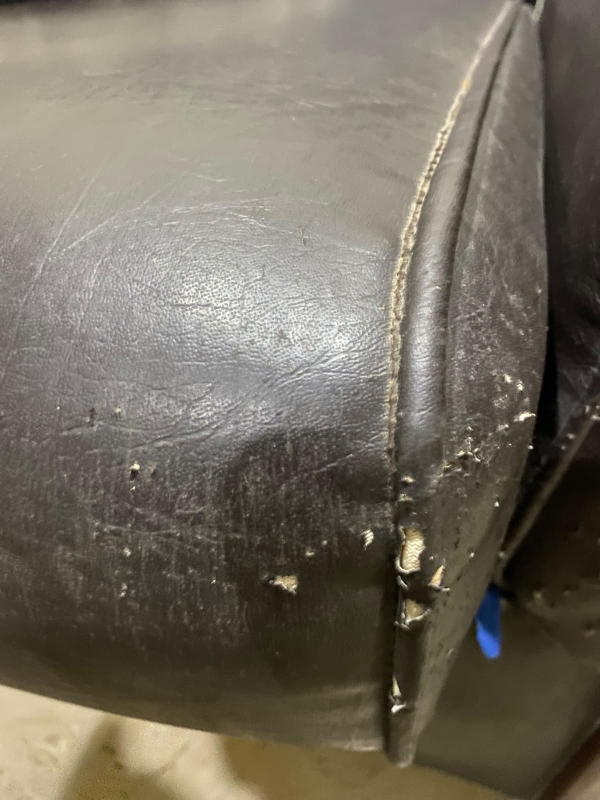
#> input picture test_leather.jpg, 1200 x 1600 px, given in place of video, which was not available (shown at 1/2 size)
$ python test_live_camera.py
#> lines starting #> are read from the running program, lines starting #| are printed output that depends on the picture; after the words box and inside, x2 and y2 are one past the last pixel; in counts of white or black regions, pixels touching at a corner belong together; pictures that were not available may be replaced by others from this repository, and a replacement may not be noted
#> in main, frame is the input picture: shape (1600, 1200, 3); mean B, G, R 97.1, 109.9, 116.6
### src/camerainspection/vision/station1/surface_analysis.py
"""Surface anomaly analysis for leather / rexene panel inspection (Station 1).

Two modes (selected automatically at construction time):

  ONNX mode (preferred):
    Loads models/station_1/model.onnx — an Anomalib PatchCore export.
    Input : float32 [2, 3, H, W]  (image duplicated along batch dim, normalised)
    Outputs: pred_score [2], pred_label [2], anomaly_map [2,1,256,256],
             pred_mask [2,1,256,256]
    The anomaly_map is upscaled to the ROI size, thresholded, and connected
    components are labelled with defect types via the same geometric classifier
    as the heuristic path.

  Heuristic mode (fallback — no model file):
    Gaussian background-subtraction + morphological clean-up, same as before.
"""

from __future__ import annotations

import logging
import os
from dataclasses import dataclass
from enum import StrEnum
from pathlib import Path

import cv2
import numpy as np

logger = logging.getLogger(__name__)

# Default model path relative to project root (two levels up from this file's package)
_DEFAULT_MODEL_PATH = Path(__file__).resolve().parents[4] / "models" / "station_1" / "model.onnx"


def suppress_glare(
    bgr_image: np.ndarray,
    threshold: int = 240,
    inpaint_radius: float = 3.0,
    method: int = cv2.INPAINT_TELEA,
) -> np.ndarray:
    """Suppress specular highlights / glare on leather/rexene panels using LAB L-channel thresholding and inpainting."""
#> called with threshold = 240, inpaint_radius = 3, method = 1
    if bgr_image is None or bgr_image.size == 0:
        return bgr_image

    lab = cv2.cvtColor(bgr_image, cv2.COLOR_BGR2Lab)
#> lab: shape (1600, 1200, 3); mean of channels 0, 1, 2 116.7, 128.4, 136.2
    l_channel = lab[:, :, 0]
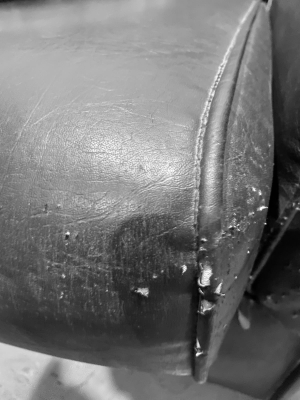
#> l_channel: shape (1600, 1200) (shown at 1/4 size); min 0, max 255, mean 116.7

    _, glare_mask = cv2.threshold(l_channel, threshold, 255, cv2.THRESH_BINARY)
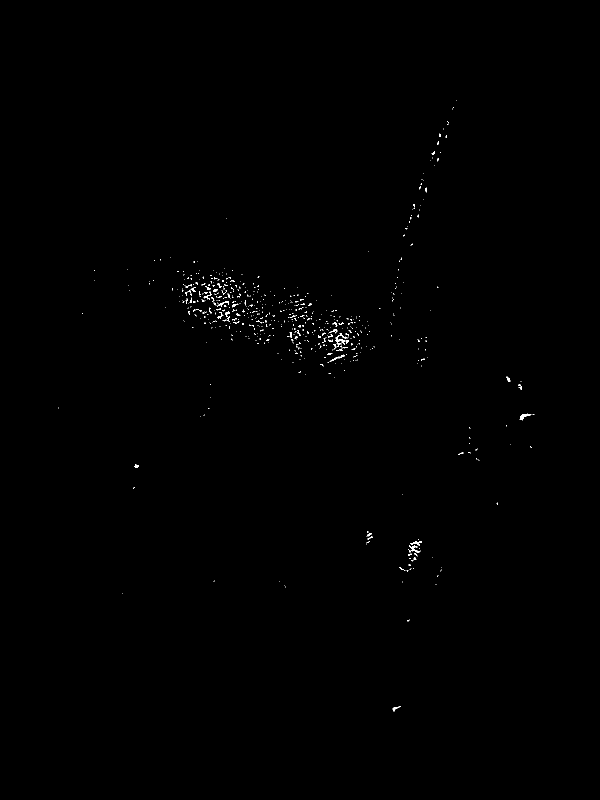
#> glare_mask: shape (1600, 1200) (shown at 1/2 size); 0.23% white in thin lines or dots, all inside (x1, y1, x2, y2) = (117, 200, 1069, 1423)
    if cv2.countNonZero(glare_mask) == 0:
        return bgr_image

    inpainted = cv2.inpaint(bgr_image, glare_mask, inpaintRadius=int(inpaint_radius), flags=method)
    return inpainted


class LeatherDefectType(StrEnum):
    SCRATCH = "scratch"
    CUT = "cut"
    PINHOLE = "pinhole"
    STAIN = "stain"
    SHADE_BAND = "shade_band"
    COATING_STREAK = "coating_streak"
    UNKNOWN = "unknown"


@dataclass
class LeatherDefectRegion:
    defect_type: LeatherDefectType
    bbox_px: tuple[int, int, int, int]   # x, y, w, h in ROI-local coords
    area_px: float
    length_px: float
    aspect_ratio: float
    anomaly_score: float                  # normalised 0–1 (confidence proxy)


class SurfaceAnalyzer:
    """Detect and classify surface defects on dark leather/rexene panels.

    Pass ``model_path`` to use the trained ONNX model (Anomalib PatchCore).
    Omit it (or point to a missing file) to fall back to the heuristic pipeline.
    """

    def __init__(
        self,
        model_path: str | Path | None = None,
        anomaly_threshold: float = 0.45,   # pred_score threshold for PASS/FAIL
        map_threshold: float = 0.4,        # normalised anomaly_map threshold for mask
        # heuristic fallback params
        blur_ksize: int = 101,             # increased for texture suppression
        diff_threshold: int = 25,          # increased for minimum contrast
        min_area_px: int = 4,
        max_area_px: int = 200_000,
        min_contrast: float = 25.0,
        min_area_mm2: float = 0.02,        # minimum area in mm² using pixel size
        max_defects_per_roi: int = 10,     # cap reported defects per ROI
        enable_glare_filter: bool = True,
        glare_lightness_threshold: int = 240,
        inpaint_radius: float = 3.0,
    ) -> None:
        self.anomaly_threshold = anomaly_threshold
        self.map_threshold = map_threshold
        self.blur_ksize = blur_ksize | 1
        self.diff_threshold = diff_threshold
        self.min_area_px = min_area_px
        self.max_area_px = max_area_px
        self.min_contrast = min_contrast
        self.min_area_mm2 = min_area_mm2
        self.max_defects_per_roi = max_defects_per_roi
        self.enable_glare_filter = enable_glare_filter
        self.glare_lightness_threshold = glare_lightness_threshold
        self.inpaint_radius = inpaint_radius

        self._session = None
        self._input_name: str = "input"

        if model_path is not None:
            mp = Path(model_path)
            if mp.exists():
                try:
                    import onnxruntime as rt
                    self._session = rt.InferenceSession(
                        str(mp), providers=["CPUExecutionProvider"]
                    )
                    self._input_name = self._session.get_inputs()[0].name
                    logger.info("SurfaceAnalyzer: loaded ONNX model from %s", mp)
                except Exception as exc:  # noqa: BLE001
                    logger.warning("SurfaceAnalyzer: could not load ONNX model (%s) — using heuristic", exc)
            else:
                logger.warning("SurfaceAnalyzer: model not found at %s — using heuristic", mp)

    # ------------------------------------------------------------------
    # Public API
    # ------------------------------------------------------------------

    def analyze(self, roi_bgr: np.ndarray, pixel_size_mm: float = 0.18, relaxed: bool = False) -> list[LeatherDefectRegion]:
        """Run detection-classification pipeline on a single ROI image.

        Args:
            roi_bgr: ROI image in BGR format
            pixel_size_mm: Pixel size in mm for area/length calculations
            relaxed: If True, use lower thresholds (for regions already flagged by PatchCore)
        """
        if roi_bgr is None or roi_bgr.size == 0:
            return []

        processed_roi = roi_bgr
        if self.enable_glare_filter:
            processed_roi = suppress_glare(
                roi_bgr,
                threshold=self.glare_lightness_threshold,
                inpaint_radius=self.inpaint_radius,
            )

        if self._session is not None:
            # Fix #7: pass pixel_size_mm so ONNX path uses the correct calibration
            return self._analyze_onnx(processed_roi, pixel_size_mm=pixel_size_mm)
        return self._analyze_heuristic(processed_roi, pixel_size_mm=pixel_size_mm, relaxed=relaxed)

    # ------------------------------------------------------------------
    # ONNX inference path
    # ------------------------------------------------------------------

    # [70 lines left out: function _analyze_onnx, not called in this run]

    # ------------------------------------------------------------------
    # Heuristic fallback path (original algorithm)
    # ------------------------------------------------------------------

    def _analyze_heuristic(self, roi_bgr: np.ndarray, pixel_size_mm: float = 0.18, relaxed: bool = False) -> list[LeatherDefectRegion]:
#> called with pixel_size_mm = 0.18, relaxed = False
        gray = cv2.cvtColor(roi_bgr, cv2.COLOR_BGR2GRAY) if len(roi_bgr.shape) == 3 else roi_bgr.copy()
        h, w = gray.shape[:2]

        # Use much lower thresholds when analyzing a PatchCore-flagged region
        # PatchCore already confirmed an anomaly exists, so we're just classifying it
        if relaxed:
            diff_thresh = max(8, self.diff_threshold // 3)  # Drop to ~33% (min 8)
            min_contrast = max(8.0, self.min_contrast / 3.0)  # Drop to ~33% (min 8.0)
        else:
            diff_thresh = self.diff_threshold
            min_contrast = self.min_contrast

        # 1. Global / macroscopic shade band detection via 1D profile analysis
        shade_regions: list[LeatherDefectRegion] = []
        down_w, down_h = min(w, 64), min(h, 48)
        if down_w >= 16 and down_h >= 16:
            small = cv2.resize(gray, (down_w, down_h))
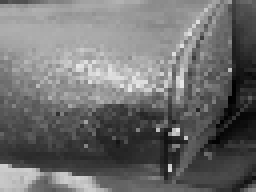
#> small: shape (48, 64) (shown 4 times larger); min 1, max 231, mean 110.5
            col_means = small.mean(axis=0)
#> col_means = 64 values, max 136.1 at index 22, min 36.46 at index 58, mean 110.5
            row_means = small.mean(axis=1)
#> row_means = 48 values, max 150.1 at index 8, min 49.7 at index 38, mean 110.5
            col_range = float(np.max(col_means) - np.min(col_means))
#> col_range = 99.65
            row_range = float(np.max(row_means) - np.min(row_means))
#> row_range = 100.4

            if col_range > 25.0:
                mid = float(np.min(col_means) + 0.5 * col_range)
#> mid = 86.28
                band_cols = np.where(col_means > mid)[0]
#> band_cols = 54 values from 0 to 53
                if len(band_cols) >= max(3, int(down_w * 0.15)):
                    x_min = int(band_cols[0] * w / down_w)
#> x_min = 0
                    x_max = int((band_cols[-1] + 1) * w / down_w)
#> x_max = 1012
                    bw = max(1, x_max - x_min)
#> bw = 1012
                    score = min(1.0, col_range / 60.0)
#> score = 1
                    if score >= self.anomaly_threshold:
                        shade_regions.append(LeatherDefectRegion(
                            defect_type=LeatherDefectType.SHADE_BAND,
                            bbox_px=(x_min, 0, bw, h),
                            area_px=float(bw * h),
                            length_px=float(max(bw, h)),
                            aspect_ratio=float(max(bw, h)) / max(float(min(bw, h)), 1.0),
                            anomaly_score=score,
                        ))
            elif row_range > 25.0:
                mid = float(np.min(row_means) + 0.5 * row_range)
                band_rows = np.where(row_means > mid)[0]
                if len(band_rows) >= max(3, int(down_h * 0.15)):
                    y_min = int(band_rows[0] * h / down_h)
                    y_max = int((band_rows[-1] + 1) * h / down_h)
                    bh = max(1, y_max - y_min)
                    score = min(1.0, row_range / 60.0)
                    if score >= self.anomaly_threshold:
                        shade_regions.append(LeatherDefectRegion(
                            defect_type=LeatherDefectType.SHADE_BAND,
                            bbox_px=(0, y_min, w, bh),
                            area_px=float(w * bh),
                            length_px=float(max(w, bh)),
                            aspect_ratio=float(max(w, bh)) / max(float(min(w, bh)), 1.0),
                            anomaly_score=score,
                        ))

        # 2. Local anomaly detection via box filter background estimation
        # Clamp blur kernel to odd value <= min(h, w) so it doesn't dwarf a small ROI crop
        # (a 101px kernel on a 50px ROI makes signed_diff ≈ 0 everywhere → no regions found)
        safe_blur = min(self.blur_ksize, h - 1 if h % 2 == 0 else h, w - 1 if w % 2 == 0 else w)
        safe_blur = max(3, safe_blur)
        if safe_blur % 2 == 0:
            safe_blur -= 1  # keep it odd
        bg = cv2.blur(gray.astype(np.float32), (safe_blur, safe_blur))
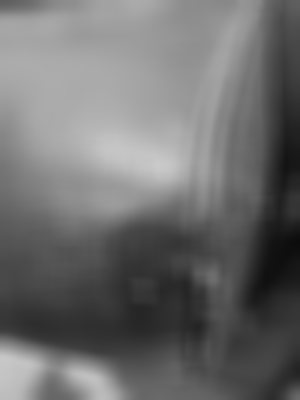
#> bg: shape (1600, 1200) float32 (shown at 1/4 size); min 12.19, max 201.4, mean 110.3

        # Signed diff (raw, for sign classification)
        signed_diff = gray.astype(np.float32) - bg
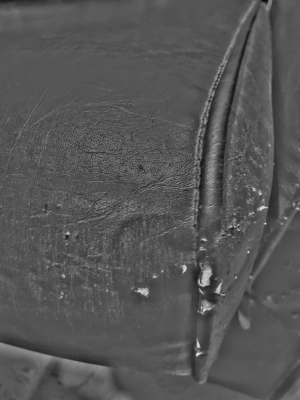
#> signed_diff: shape (1600, 1200) float32 (shown at 1/4 size); min -100.1, max 197.5, mean 0; drawn with min black and max white

        # Absolute diff for detection threshold
        abs_diff = np.abs(signed_diff).astype(np.uint8)
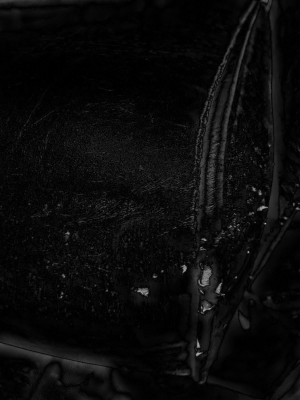
#> abs_diff: shape (1600, 1200) (shown at 1/4 size); min 0, max 197, mean 10.4
        _, candidate_mask = cv2.threshold(abs_diff, diff_thresh, 255, cv2.THRESH_BINARY)
#> candidate_mask: shape (1600, 1200); 10.7% white; 6083 white regions (5239 under 20 px), largest, box (x1, y1, x2, y2) and area: (773, 2, 1024, 924) 17616, (0, 1370, 438, 1507) 13556, (765, 1011, 881, 1243) 13302

        # Clean mask: open removes noise, close fills gaps
        k3 = cv2.getStructuringElement(cv2.MORPH_ELLIPSE, (3, 3))
        k5 = cv2.getStructuringElement(cv2.MORPH_ELLIPSE, (5, 5))
        candidate_mask = cv2.morphologyEx(candidate_mask, cv2.MORPH_OPEN, k3)
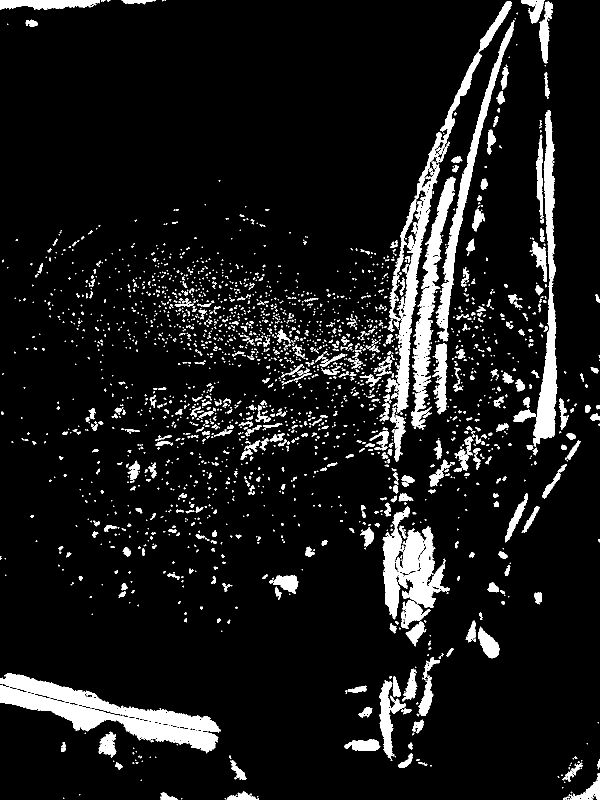
#> candidate_mask: shape (1600, 1200) (shown at 1/2 size); 9.2% white; 2281 white regions (1621 under 20 px), largest, box (x1, y1, x2, y2) and area: (0, 1370, 437, 1507) 13365, (790, 104, 964, 825) 12267, (1066, 220, 1115, 888) 11899
        candidate_mask = cv2.morphologyEx(candidate_mask, cv2.MORPH_CLOSE, k5)
#> candidate_mask: shape (1600, 1200); 10.1% white; 1363 white regions (879 under 20 px), largest, box (x1, y1, x2, y2) and area: (0, 1347, 442, 1507) 25512, (719, 2, 1024, 934) 25256, (822, 40, 1029, 860) 25013
#> (the rest of the program and of its run is left out)
